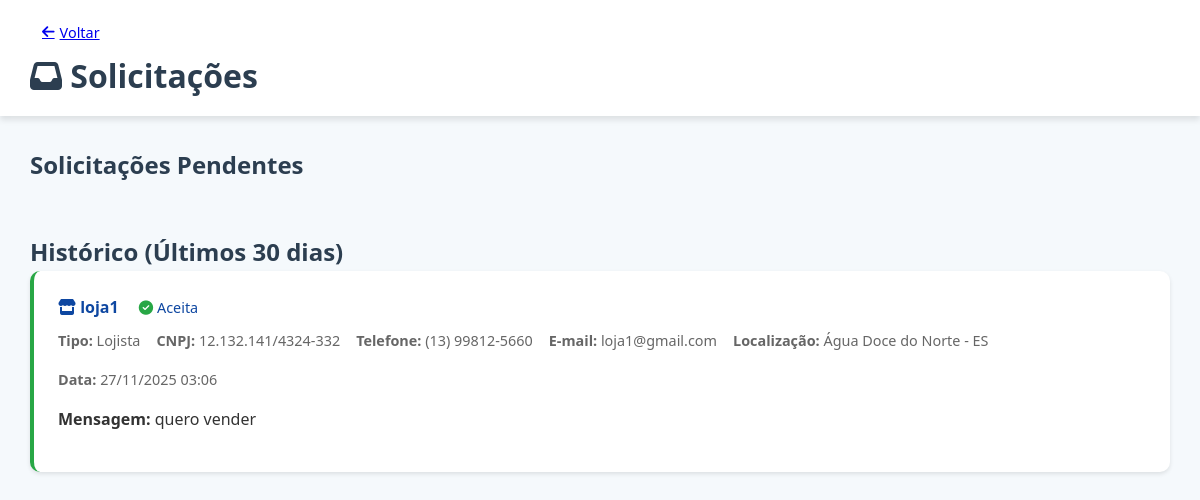
The app's page /gerenciadorSolicitacoes.php (signed in) with its own data.
### tables this page shows
CREATE TABLE `solicitacoes` (
  `id` int(11) NOT NULL,
  `tipo` enum('lojista','representante') NOT NULL,
  `nome` varchar(255) NOT NULL,
  `email` varchar(255) NOT NULL,
  `telefone` varchar(20) NOT NULL,
  `cnpj` varchar(20) NOT NULL,
  `mensagem` text NOT NULL,
  `cidade_idCidade` int(11) NOT NULL,
  `estado_idEstado` int(11) NOT NULL,
  `destinatario_id` int(11) DEFAULT NULL,
  `status` enum('pendente','aceita','negada') DEFAULT 'pendente',
  `data_solicitacao` timestamp NOT NULL DEFAULT current_timestamp(),
  `data_atualizacao` timestamp NOT NULL DEFAULT current_timestamp() ON UPDATE current_timestamp()
);

CREATE TABLE `cidade` (
  `idCidade` int(11) NOT NULL,
  `nomeCidade` varchar(100) NOT NULL,
  `estado_idEstado` int(11) NOT NULL,
  `qtdaAcesso` int(11) DEFAULT NULL,
  `representante_id` int(11) DEFAULT NULL
);

CREATE TABLE `estado` (
  `idEstado` int(11) NOT NULL,
  `nomeEstado` varchar(100) NOT NULL,
  `siglaEstado` char(2) NOT NULL
);

### public/gerenciadorSolicitacoes.php (the view, shortened to what this page needs)
<?php
$usuario = $_SESSION['usuario'];
$tipoUsuario = $usuario['tipoUsuario'];
$idUsuario = $usuario['idUsuario'];
$conexao = conectarBD();
$sql_cleanup = "DELETE FROM solicitacoes WHERE status IN ('aceita', 'negada') AND data_atualizacao < DATE_SUB(NOW(), INTERVAL 30 DAY)";
mysqli_query($conexao, $sql_cleanup);
$sql_historico = "SELECT s.*, c.nomeCidade, e.siglaEstado
                  FROM solicitacoes s
                  INNER JOIN cidade c ON s.cidade_idCidade = c.idCidade
                  INNER JOIN estado e ON s.estado_idEstado = e.idEstado
                  WHERE s.status IN ('aceita', 'negada')
                  AND s.data_atualizacao >= DATE_SUB(NOW(), INTERVAL 30 DAY)";
if ($tipoUsuario === 'representante') {
    $sql_historico .= " AND s.destinatario_id = ?";
    $stmt_hist = mysqli_prepare($conexao, $sql_historico);
    mysqli_stmt_bind_param($stmt_hist, "i", $idUsuario);
    mysqli_stmt_execute($stmt_hist);
    $result_historico = mysqli_stmt_get_result($stmt_hist);
} else {
    $sql_historico .= " AND s.destinatario_id IS NULL";
    $result_historico = mysqli_query($conexao, $sql_historico);
}
$voltar = $tipoUsuario === 'admin' ? 'adm.php' : 'representante.php';
?>
<!DOCTYPE html>
<html lang="pt-BR">
<head>
    <link rel="stylesheet" href="https://cdnjs.cloudflare.com/ajax/libs/font-awesome/6.4.0/css/all.min.css">
    <link rel="stylesheet" href="./css/adm.css">
</head>
<body>
    <div class="admin-container">
        <main class="main-content">
            <header class="header d-flex justify-content-between align-items-center">
                <div class="d-flex align-items-center gap-3">
                    <a href="<?php echo $voltar; ?>" class="btn btn-secondary">
                        <i class="fas fa-arrow-left"></i> Voltar
                    </a>
                    <h1 class="mb-0"><i class="fas fa-inbox"></i> Solicitações</h1>
                </div>
            </header>
            <div class="page-content">
                <div class="solicitacoes-container">
                    <h2>Solicitações Pendentes</h2>
                    <h2 style="margin-top: 3rem;">Histórico (Últimos 30 dias)</h2>
                    <?php if ($result_historico && mysqli_num_rows($result_historico) > 0): ?>
                        <?php while ($item = mysqli_fetch_assoc($result_historico)): ?>
                            <div class="solicitacao-card <?php echo $item['status']; ?>" style="margin-bottom: 1.5rem;">
                                <div class="solicitacao-header">
                                    <div class="solicitacao-info">
                                        <h4>
                                            <i class="fas fa-<?php echo $item['tipo'] === 'lojista' ? 'store' : 'user-tie'; ?>"></i>
                                            <?php echo htmlspecialchars($item['nome']); ?>
                                            <span style="margin-left: 1rem; font-size: 0.9rem; font-weight: normal;">
                                                <?php if ($item['status'] === 'aceita'): ?>
                                                    <i class="fas fa-check-circle" style="color: #28a745;"></i> Aceita
                                                <?php else: ?>
                                                    <i class="fas fa-times-circle" style="color: #dc3545;"></i> Negada
                                                <?php endif; ?>
                                            </span>
                                        </h4>
                                        <div class="solicitacao-meta">
                                            <span><strong>Tipo:</strong> <?php echo ucfirst($item['tipo']); ?></span>
                                            <span><strong>CNPJ:</strong> <?php echo htmlspecialchars($item['cnpj']); ?></span>
                                            <span><strong>Telefone:</strong> <?php echo htmlspecialchars($item['telefone']); ?></span>
                                            <span><strong>E-mail:</strong> <?php echo htmlspecialchars($item['email']); ?></span>
                                            <span><strong>Localização:</strong> <?php echo htmlspecialchars($item['nomeCidade']); ?> - <?php echo $item['siglaEstado']; ?></span>
                                            <span><strong>Data:</strong> <?php echo date('d/m/Y H:i', strtotime($item['data_atualizacao'])); ?></span>
                                        </div>
                                        <p style="margin-top: 1rem; color: #333;"><strong>Mensagem:</strong> <?php echo nl2br(htmlspecialchars($item['mensagem'])); ?></p>
                                    </div>
                                </div>
                            </div>
                        <?php endwhile; ?>
                    <?php else: ?>
                        <div class="alert alert-info">
                            <i class="fas fa-info-circle"></i> Nenhum histórico disponível.
                        </div>
                    <?php endif; ?>
                </div>
            </div>
        </main>
    </div>
</body>
</html>

### public/css/adm.css (style rules this page uses)
:root { --primary: #1a6fb0; --secondary: #0d4d7a; --accent: #2c9c5c; --light: #f5f9fc; --dark: #2c3e50; --gray: #95a5a6; --light-gray: #ecf0f1; --danger: #e74c3c; --warning: #f39c12; --success: #27ae60; --info: #3498db; --border-radius: 8px; --box-shadow: 0 4px 6px rgba(0, 0, 0, 0.1); --transition: all 0.3s ease; }
* { margin: 0; padding: 0; box-sizing: border-box; font-family: 'Segoe UI', Tahoma, Geneva, Verdana, sans-serif; }
body { background-color: var(--light); color: var(--dark); line-height: 1.6; }
.admin-container { display: flex; min-height: 100vh; }
.main-content { flex: 1; display: flex; flex-direction: column; overflow: hidden; }
.header { background-color: white; padding: 15px 30px; box-shadow: var(--box-shadow); display: flex; justify-content: space-between; align-items: center; z-index: 99; }
.page-content { flex: 1; padding: 30px; overflow-y: auto; }
.btn { padding: 6px 12px; border: none; border-radius: 4px; cursor: pointer; font-size: 0.9rem; transition: var(--transition); display: inline-flex; align-items: center; gap: 5px; }
.mb-0 { margin-bottom: 0; }

### public/gerenciadorSolicitacoes.php (style rules this page uses)
.solicitacao-card { background: white; border-radius: 10px; padding: 1.5rem; margin-bottom: 1.5rem; box-shadow: 0 2px 4px rgba(0,0,0,0.1); border-left: 4px solid #0e47a1; }
.solicitacao-card.aceita { border-left-color: #28a745; }
.solicitacao-header { display: flex; justify-content: space-between; align-items: start; margin-bottom: 1rem; flex-wrap: wrap; gap: 1rem; }
.solicitacao-info h4 { color: #0e47a1; margin: 0 0 0.5rem 0; }
.solicitacao-meta { display: flex; flex-wrap: wrap; gap: 1rem; color: #666; font-size: 0.9rem; }

### records on screen
solicitacoes: nome "loja1", status "aceita" (drawn), tipo "Lojista", cnpj "12.132.141/4324-332", telefone "(13) 99812-5660", email "loja1@gmail.com", cidade_idCidade.nomeCidade "Água Doce do Norte", estado_idEstado.siglaEstado "ES", data_atualizacao "27/11/2025 03:06", mensagem "quero vender"
